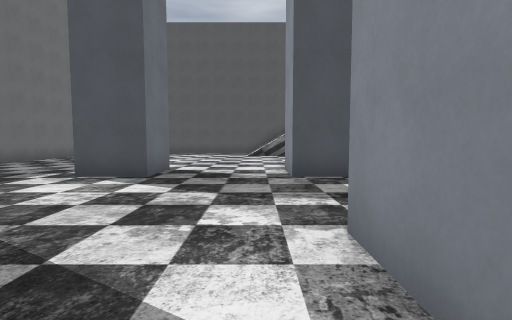
view 1 (above)

15 first-person views from a walk through a 3-D level made in the Godot game engine. The camera is 1.5 m above the floor, tilts 4° down and sees 85° across. The floor is counted in squares, 2 m on a side. Each view is taken from the middle of a square. On the plan, view 1 faces up. The plan holds only what a view shows up to about 10 squares ahead; the rest is blank. Characters and animated objects are not drawn. Some surface patterns are stand-ins.

view 2
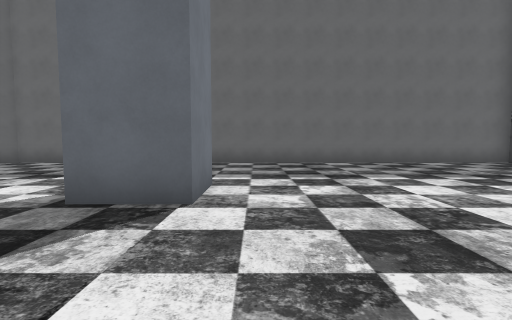

view 3
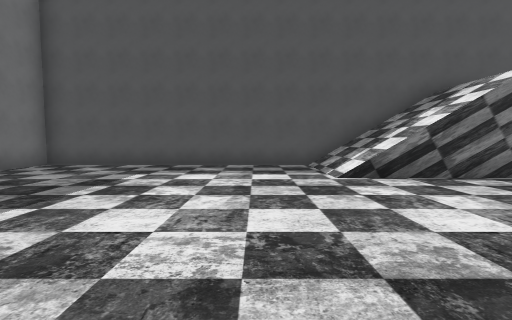

view 4
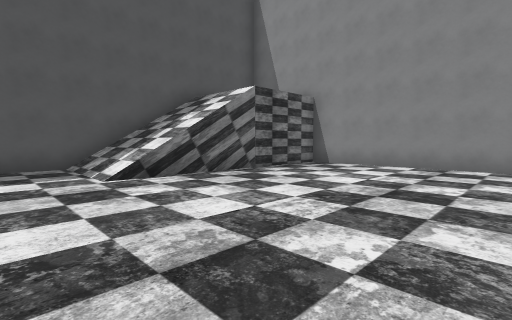

view 5
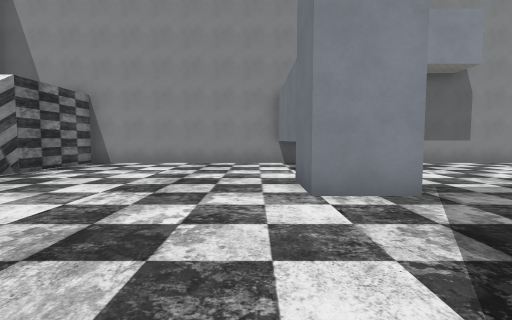

view 6
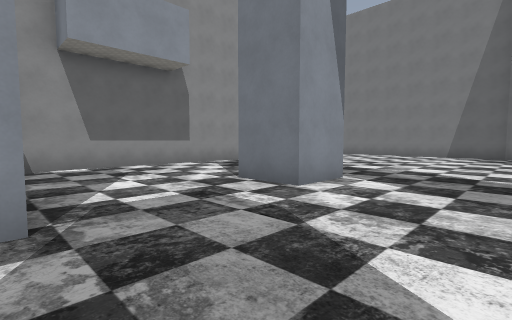

view 7
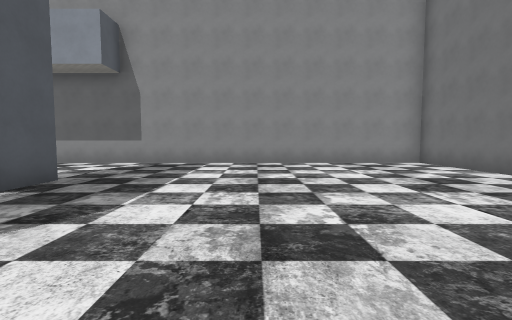

view 8
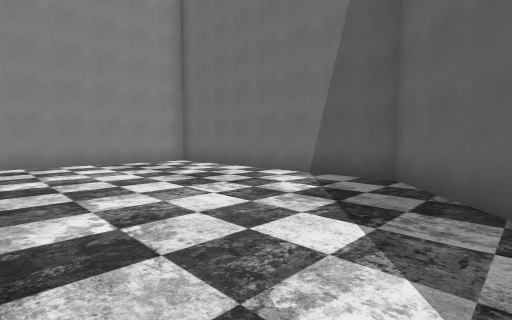

view 9
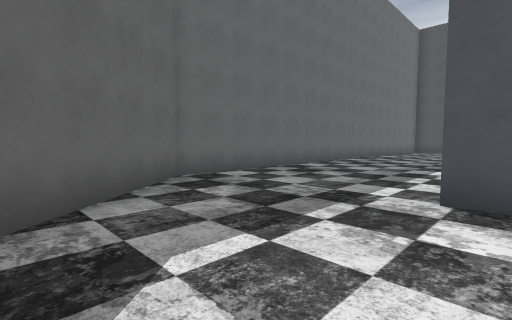

view 10
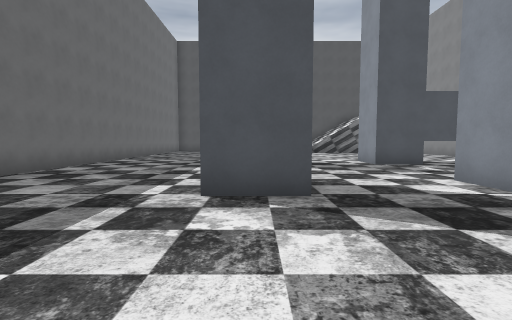

view 11
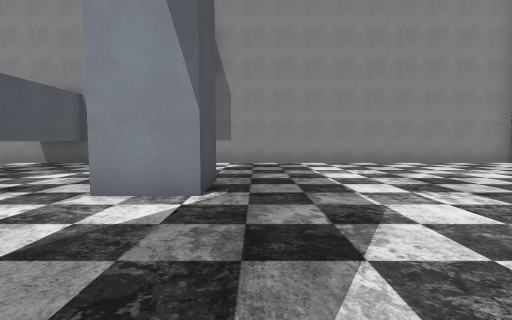

view 12
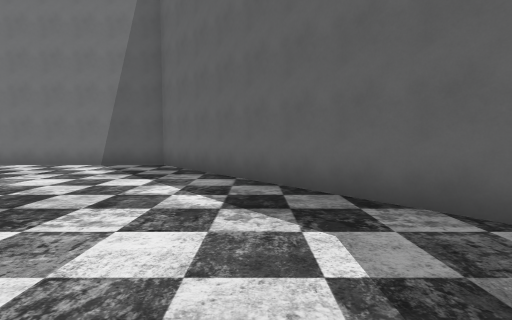

view 13
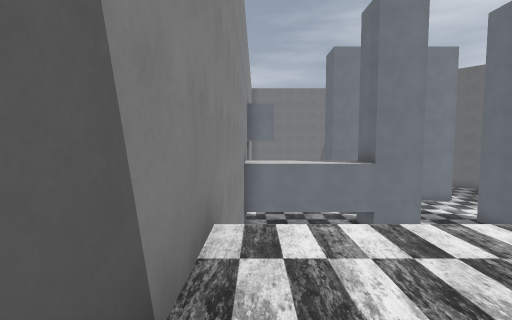

view 14
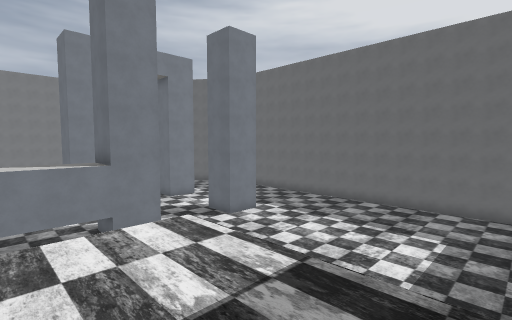

view 15
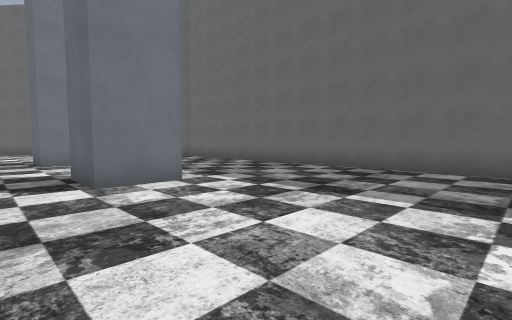

### Floor plan
Key: @ floor where view 1 was taken; # wall or solid block; . main floor; : floor 4.5 m higher than the main floor; / step, stairs or slope.
Columns run from 9 left of view 1 to 7 right of it. Each row starts with its distance up from view 1.
 17 ################
 16 #........////:::#
 15 #........////:::#
 14 #........////:::#
 13 #...............#
 12 #...............#
 11 #...............#
 10 #...............#
  9 #...............#
  8 #...............#
  7 #.....#...#######
  6 #.....#...#######
  5 #...............#
  4 #...............#
  3 #...............#
  2 #.....#...##....#
  1 #.....#...##....#
  0 #........@......#
 -1 ##..............#
 -2  ##.............#
 -3   ##............#
 -4    ##...........#
 -5     ##..........#
 -6      #..........#
 -7      ##.........#
 -8       ##........#
 -9        ##########

Positions as (right, up) in squares from view 1, and headings:
1: (0, 0), facing up
2: (1, 8), facing left
3: (-2, 8), facing up
4: (-2, 8), facing up-right
5: (-3, 8), facing right
6: (-2, 6), facing down-right
7: (-3, -3), facing right
8: (-3, -3), facing down-right
9: (-3, -3), facing up-left
10: (-3, -3), facing up
11: (-3, 0), facing right
12: (-4, 0), facing down
13: (6, 16), facing down
14: (5, 16), facing down-left
15: (-1, 12), facing down-left
